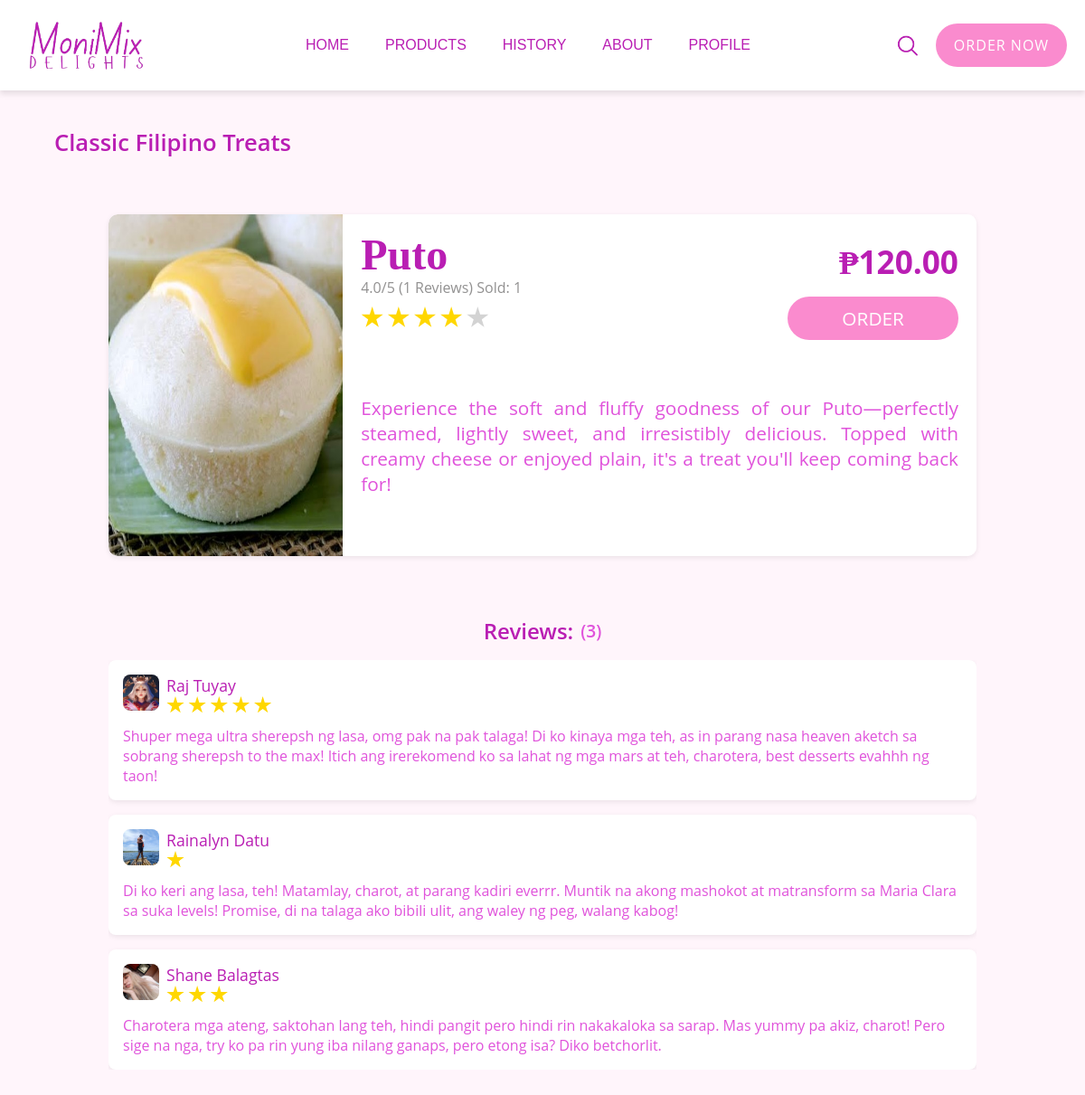
/PHP/product-details.php?id=1, run on the app's committed database.
### tables this page shows
CREATE TABLE `tbl_products` (
  `prod_id` int(11) NOT NULL,
  `prod_name` varchar(50) NOT NULL,
  `prod_price` float NOT NULL,
  `product_description` text NOT NULL,
  `stock_quantity` int(11) NOT NULL,
  `status` enum('Available','Unavailable') NOT NULL DEFAULT 'Available',
  `category_id` int(11) NOT NULL,
  `prod_image` varchar(255) NOT NULL,
  `created_at` timestamp NOT NULL DEFAULT current_timestamp()
);

CREATE TABLE `tbl_categories` (
  `category_id` int(11) NOT NULL,
  `category_name` varchar(50) NOT NULL,
  `category_description` text NOT NULL,
  `category_image` varchar(255) NOT NULL
);

### PHP/product-details.php (the view, shortened to what this page needs)
<!DOCTYPE html>
<html lang="en">
<head>
    <link rel="stylesheet" href="../CSS/product-details.css" type="text/css">
    <link rel="stylesheet" href="https://cdnjs.cloudflare.com/ajax/libs/font-awesome/6.0.0-beta3/css/all.min.css">
</head>
<body>
    <?php
    include '../Database/db.php';
    if (isset($_GET['id']) && $_GET['id'] != "") {
        $id = $_GET['id'];
        $query = "SELECT tbl_categories.category_name, tbl_products.prod_image, tbl_products.prod_name,
    tbl_products.prod_price, tbl_products.product_description
    FROM tbl_products INNER JOIN tbl_categories on tbl_categories.category_id = tbl_products.category_id WHERE prod_id = $id";
        $result = mysqli_query($connection, $query);
        if (mysqli_num_rows($result)) {
            $row = mysqli_fetch_assoc($result);
            $imgURL = '../IMG/Products/' . $row['prod_image'];
            $ratingQuery = "SELECT AVG(rating) AS avg_rating, COUNT(*) AS total_reviews
                            FROM tbl_reviews WHERE prod_id = $id AND rating > 0";
            $ratingResult = mysqli_query($connection, $ratingQuery);
            $ratingRow = mysqli_fetch_assoc($ratingResult);
            $rating = $ratingRow['avg_rating'] ?? 0;
            $total_reviews = $ratingRow['total_reviews'] ?? 0;
            $soldQuery = "SELECT COUNT(review_id) AS total_sold FROM tbl_reviews WHERE prod_id = $id";
            $soldResult = mysqli_query($connection, $soldQuery);
            $soldRow = mysqli_fetch_assoc($soldResult);
            $total_sold = $soldRow['total_sold'] ?? 0;
            $full_stars = floor($rating);
            $decimal_part = $rating - $full_stars;
            $total_stars = 5;
            $empty_stars = $total_stars - $full_stars - ($decimal_part > 0 ? 1 : 0);
            include "header.php";
    ?>
            <h1 id="cat-name"><?php echo $row['category_name']; ?></h1>
            <div class="outer">
                <br>
                <div class="inner">
                    <div class="left">
                        <a id="popup" href="#popup1">
                            <img class="proimage" src="<?php echo $imgURL ?>" height="100%" width="300">
                        </a>
                    </div>
                    <div class="right">
                        <div class="up">
                            <div class="uleft">
                                <h2><?php echo $row['prod_name']; ?></h2>
                                <p><?php echo number_format($rating, 1); ?>/5 (<?php echo $total_reviews; ?> Reviews) Sold: <?php echo $total_sold; ?> </p>
                                <div class="star-rating">
                                    <?php for ($i = 0; $i < $full_stars; $i++): ?>
                                        <div class="star full"></div>
                                    <?php endfor; ?>
                                    <?php for ($i = 0; $i < $empty_stars; $i++): ?>
                                        <div class="star"></div>
                                    <?php endfor; ?>
                                </div>
                            </div>
                            <div class="uright">
                                <h3>&#8369;<?php echo number_format($row['prod_price'], 2); ?></h3>
                                <button id="orderButton">ORDER</button>
                            </div>
                        </div>
                        <br>
                        <div class="bottom">
                            <p><?php echo $row['product_description']; ?></p>
                        </div>
                    </div>
                </div>
            </div>
            <center id="review-tag">Reviews:<span id="total-reviews">(3)</span></center>
            <div id="prod-review">
                <div id="review-card">
                    <img src="../IMG/Profile-Image/Lunox_DG.jpg" alt="User">
                    <div id="name-rating">
                        <p>Raj Tuyay</p>
                        <span class="rating"></span>
                        <span class="rating"></span>
                        <span class="rating"></span>
                        <span class="rating"></span>
                        <span class="rating"></span>
                    </div>
                    <p id="comment">Shuper mega ultra sherepsh ng lasa, omg pak na pak talaga! Di ko kinaya mga teh, as in parang nasa heaven aketch sa sobrang sherepsh to the max! Itich ang irerekomend ko sa lahat ng mga mars at teh, charotera, best desserts evahhh ng taon!</p>
                </div>
                <div id="review-card">
                    <img src="../IMG/Profile-Image/rainalyn.jpg" alt="User">
                    <div id="name-rating">
                        <p>Rainalyn Datu</p>
                        <span class="rating"></span>
                    </div>
                    <p id="comment">Di ko keri ang lasa, teh! Matamlay, charot, at parang kadiri everrr. Muntik na akong mashokot at matransform sa Maria Clara sa suka levels! Promise, di na talaga ako bibili ulit, ang waley ng peg, walang kabog!</p>
                </div>
                <div id="review-card">
                    <img src="../IMG/Profile-Image/shane.jpg" alt="User">
                    <div id="name-rating">
                        <p>Shane Balagtas</p>
                        <span class="rating"></span>
                        <span class="rating"></span>
                        <span class="rating"></span>
                    </div>
                    <p id="comment">Charotera mga ateng, saktohan lang teh, hindi pangit pero hindi rin nakakaloka sa sarap. Mas yummy pa akiz, charot! Pero sige na nga, try ko pa rin yung iba nilang ganaps, pero etong isa? Diko betchorlit.</p>
                </div>
            </div>
            <?php
        } else {
            echo "<p class='status-error'>Product not found...</p>";
        }
    }
    ?>
</body>
</html>

### CSS/product-details.css (style rules this page uses)
* { margin: 0; font-family: 'Open Sans'; box-sizing: border-box; color: #B91EB3; }
body { background-color: #fff5fb; padding-bottom: 10vh; }
#cat-name { width: 90%; margin: auto; padding-top: 5vh; color: #b91eb3; font-size: 1.6rem; font-weight: 600; padding-bottom: 5vh; }
.outer { width: 80%; margin: auto; height: 50vh; background: #fff5fb; display: flex; justify-content: center; align-items: center; flex-direction: column; }
.inner { width: 100%; height: 100%; display: flex; border-radius: 10px; box-shadow: 0 2px 5px 0 rgba(0, 0, 0, 0.05), 0 2px 10px 0 rgba(0, 0, 0, 0.03); }
.left { width: 27%; height: 100%; display: flex; align-items: center; justify-content: center; position: relative; background: linear-gradient(to right, transparent, #ffffff 50%); }
.left a { width: 30vw; height: 100%; display: flex; justify-content: center; align-items: center; overflow: hidden; border-top-left-radius: 10px; border-bottom-left-radius: 10px; position: relative; }
.proimage { border-top-left-radius: 10px; border-bottom-left-radius: 10px; max-width: 100%; width: 100%; height: 100%; cursor: pointer; transition: 0.3s ease-in-out; }
.up { height: 50%; display: flex; }
.outer .inner .right .bottom { height: 50%; }
.outer .inner .right .bottom p { color: #e053db; font-size: 1.3rem; font-weight: 400; text-align: justify; }
.outer .inner .right .up .uleft h2 { color: #b91eb3; font-family: Apricot; font-size: 3rem; line-height: 50px; }
.outer .inner .right .up .uleft { width: 60%; }
.outer .inner .right .up .uright { width: 40%; align-items: flex-end; justify-content: flex-start; flex-direction: column; text-align: right; line-height: 65px; }
.outer .inner .right .up .uright h3 { color: #b91eb3; font-size: 2.2rem; }
.outer .inner .right .up .uright button { color: white; background-color: #fa8bce; border: none; border-radius: 30px; padding: 10px 60px; font-size: 1.3rem; cursor: pointer; }
.outer .inner .right .up .uleft p { color: #929191; font-size: 1rem; }
.right { width: 73%; height: auto; padding: 20px 20px; justify-content: start; background-color: #ffffff; display: flex; flex-direction: column; border-top-right-radius: 10px; border-bottom-right-radius: 10px; }
.star-rating { display: inline-block; margin-top: 10px; position: relative; }
.star { display: inline-block; position: relative; width: 25px; height: 25px; background-color: #d3d3d3; clip-path: polygon(50% 0%, 61% 35%, 98% 35%, 68% 57%, 79% 91%, 50% 70%, 21% 91%, 32% 57%, 2% 35%, 39% 35%); }
.rating { display: inline-block; position: relative; width: 20px; height: 20px; background-color: gold; clip-path: polygon(50% 0%, 61% 35%, 98% 35%, 68% 57%, 79% 91%, 50% 70%, 21% 91%, 32% 57%, 2% 35%, 39% 35%); }
.star.full { background-color: gold; }
#prod-review { width: 80%; max-height: 80vh; overflow-y: auto; height: auto; margin: auto; display: flex; align-items: center; justify-content: flex-start; gap: 2vh; flex-direction: column; }
#review-tag { color: #B91EB3; font-size: 1.5rem; margin-bottom: 2vh; font-weight: 600; display: flex; align-items: center; justify-content: center; gap: 1vh; }
#total-reviews { font-size: 1.2rem; color: #e053db; }
#prod-review #review-card { width: 100%; max-height: 50vh; height: auto; padding: 2vh; background-color: white; display: flex; flex-wrap: wrap; align-items: flex-start; justify-content: start; border-radius: 1vh; box-shadow: 0 2px 5px 0 rgba(0, 0, 0, 0.05), 0 2px 10px 0 rgba(0, 0, 0, 0.03); }
#prod-review #review-card img { width: 40px; height: 40px; border-radius: 1vh; }
#prod-review #review-card #name-rating { padding-left: 1vh; flex: 1; }
#prod-review #review-card #name-rating p { color: #B91EB3; font-weight: 500; font-size: 1.1rem; }
#prod-review #review-card #comment { padding-top: 1vh; color: #e053db; }

### PHP/header.php (style rules this page uses)
* { box-sizing: border-box; }
html { overflow-x: hidden; }
body { width: 100%; margin: 0; }

### data on the page
tbl_products: category.category_name "Classic Filipino Treats", prod_image (picture), prod_name "Puto", prod_price "120.00", product_description "Experience the soft and fluffy goodness of our Puto—perfectly steamed, lightly sweet, and irresistibly delicious. Topped with creamy cheese or enjoyed plain, it's a treat you'll keep coming back for!"

### other printed values
$rating "4.0"
$total_reviews "1"
$total_sold "1"
